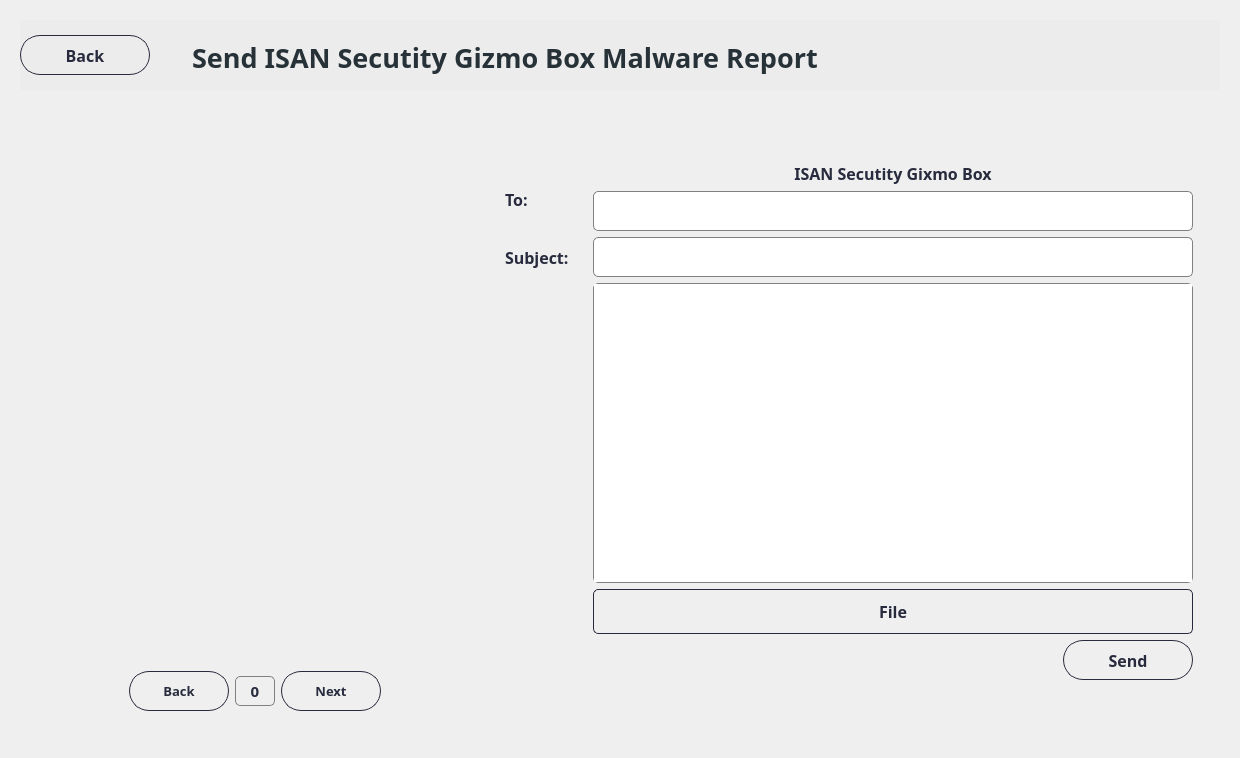
      <widget class="QWidget" name="page_malware_email">
       <layout class="QHBoxLayout" name="horizontalLayout_66">
        <item>
         <widget class="QWidget" name="widget_131" native="true">
          <property name="styleSheet">
           <string notr="true">QWidget#widget_140,
QWidget#widget_143{
    border: 1px solid rgb(237, 236, 237); /* Set the &quot;groove&quot; border style for the specific widgets */
	background-color: rgb(237, 236, 237);
}
</string>
          </property>
          <layout class="QVBoxLayout" name="verticalLayout_60">
           <property name="spacing">
            <number>30</number>
           </property>
           <item>
            <widget class="QWidget" name="widget_143" native="true">
             <property name="minimumSize">
              <size>
               <width>1200</width>
               <height>70</height>
              </size>
             </property>
             <property name="maximumSize">
              <size>
               <width>16777215</width>
               <height>70</height>
              </size>
             </property>
             <property name="styleSheet">
              <string notr="true"/>
             </property>
             <widget class="QWidget" name="widget_144" native="true">
              <property name="geometry">
               <rect>
                <x>0</x>
                <y>5</y>
                <width>152</width>
                <height>60</height>
               </rect>
              </property>
              <property name="minimumSize">
               <size>
                <width>0</width>
                <height>60</height>
               </size>
              </property>
              <property name="maximumSize">
               <size>
                <width>16777215</width>
                <height>60</height>
               </size>
              </property>
              <property name="styleSheet">
               <string notr="true">color:rgb(65,155,249);
background-color: rgb(237, 236, 237);
border-radius: 20px;</string>
              </property>
              <layout class="QHBoxLayout" name="horizontalLayout_73">
               <item alignment="Qt::AlignLeft">
                <widget class="QPushButton" name="btn_backEmail_malware">
                 <property name="minimumSize">
                  <size>
                   <width>130</width>
                   <height>40</height>
                  </size>
                 </property>
                 <property name="maximumSize">
                  <size>
                   <width>130</width>
                   <height>40</height>
                  </size>
                 </property>
                 <property name="font">
                  <font>
                   <family>Barlow</family>
                   <pointsize>12</pointsize>
                   <weight>75</weight>
                   <bold>true</bold>
                  </font>
                 </property>
                 <property name="cursor">
                  <cursorShape>PointingHandCursor</cursorShape>
                 </property>
                 <property name="styleSheet">
                  <string notr="true">QPushButton {    
    border: 1px solid rgba(40,43,61,255) ;
    border-radius: 20px;
    padding: 5px 10px;
	color: rgba(40,43,61,255) ;
}

QPushButton:hover {
    background-color: ;
}
</string>
                 </property>
                 <property name="text">
                  <string>Back</string>
                 </property>
                 <property name="icon">
                  <iconset>
                   <normaloff>../icons/icons8-go-back-45.png</normaloff>../icons/icons8-go-back-45.png</iconset>
                 </property>
                 <property name="iconSize">
                  <size>
                   <width>35</width>
                   <height>35</height>
                  </size>
                 </property>
                </widget>
               </item>
              </layout>
             </widget>
             <widget class="QLabel" name="label_headofEmail_malware">
              <property name="geometry">
               <rect>
                <x>152</x>
                <y>15</y>
                <width>900</width>
                <height>45</height>
               </rect>
              </property>
              <property name="minimumSize">
               <size>
                <width>900</width>
                <height>45</height>
               </size>
              </property>
              <property name="maximumSize">
               <size>
                <width>16777215</width>
                <height>16777215</height>
               </size>
              </property>
              <property name="font">
               <font>
                <family>Barlow</family>
                <pointsize>20</pointsize>
                <weight>75</weight>
                <bold>true</bold>
               </font>
              </property>
              <property name="styleSheet">
               <string notr="true">color: rgb(38, 50, 56);</string>
              </property>
              <property name="text">
               <string>Send ISAN Secutity Gizmo Box Malware Report</string>
              </property>
              <property name="alignment">
               <set>Qt::AlignLeading|Qt::AlignLeft|Qt::AlignVCenter</set>
              </property>
              <property name="margin">
               <number>0</number>
              </property>
              <property name="indent">
               <number>20</number>
              </property>
             </widget>
            </widget>
           </item>
           <item>
            <widget class="QWidget" name="widget_145" native="true">
             <property name="font">
              <font>
               <family>Bahnschrift SemiBold</family>
               <pointsize>12</pointsize>
               <weight>75</weight>
               <bold>true</bold>
              </font>
             </property>
             <layout class="QHBoxLayout" name="horizontalLayout_74">
              <item>
               <widget class="QWidget" name="widget_133" native="true">
                <layout class="QVBoxLayout" name="verticalLayout_72">
                 <item>
                  <widget class="QWidget" name="widget_146" native="true">
                   <layout class="QHBoxLayout" name="horizontalLayout_75">
                    <item>
                     <widget class="QLabel" name="label_Report_malware">
                      <property name="minimumSize">
                       <size>
                        <width>400</width>
                        <height>500</height>
                       </size>
                      </property>
                      <property name="maximumSize">
                       <size>
                        <width>400</width>
                        <height>500</height>
                       </size>
                      </property>
                      <property name="font">
                       <font>
                        <family>Barlow</family>
                       </font>
                      </property>
                      <property name="text">
                       <string/>
                      </property>
                      <property name="pixmap">
                       <pixmap>../../../../../../.designer/backup/C:/Users/kanja/OneDrive/Pictures/Screenshots/Screenshot 2023-10-16 152325.png</pixmap>
                      </property>
                      <property name="scaledContents">
                       <bool>true</bool>
                      </property>
                     </widget>
                    </item>
                   </layout>
                  </widget>
                 </item>
                 <item alignment="Qt::AlignHCenter|Qt::AlignTop">
                  <widget class="QWidget" name="widget_147" native="true">
                   <layout class="QHBoxLayout" name="horizontalLayout_76">
                    <item>
                     <widget class="QPushButton" name="btn_backReport_malware">
                      <property name="minimumSize">
                       <size>
                        <width>100</width>
                        <height>40</height>
                       </size>
                      </property>
                      <property name="maximumSize">
                       <size>
                        <width>100</width>
                        <height>40</height>
                       </size>
                      </property>
                      <property name="font">
                       <font>
                        <family>Barlow</family>
                        <pointsize>10</pointsize>
                        <weight>75</weight>
                        <bold>true</bold>
                       </font>
                      </property>
                      <property name="cursor">
                       <cursorShape>PointingHandCursor</cursorShape>
                      </property>
                      <property name="styleSheet">
                       <string notr="true">QPushButton {    
    border: 1px solid rgba(40,43,61,255) ;
    border-radius: 20px;
    padding: 5px 10px;
	color: rgba(40,43,61,255) ;
}

QPushButton:hover {
    background-color: ;
}
</string>
                      </property>
                      <property name="text">
                       <string>Back</string>
                      </property>
                      <property name="icon">
                       <iconset>
                        <normaloff>../../../../../../.designer/backup/C:/Users/kanja/Downloads/icon_back.png</normaloff>../../../../../../.designer/backup/C:/Users/kanja/Downloads/icon_back.png</iconset>
                      </property>
                      <property name="iconSize">
                       <size>
                        <width>35</width>
                        <height>35</height>
                       </size>
                      </property>
                     </widget>
                    </item>
                    <item>
                     <widget class="QLabel" name="label_countPageReport_malware">
                      <property name="minimumSize">
                       <size>
                        <width>40</width>
                        <height>30</height>
                       </size>
                      </property>
                      <property name="maximumSize">
                       <size>
                        <width>40</width>
                        <height>30</height>
                       </size>
                      </property>
                      <property name="font">
                       <font>
                        <family>Barlow</family>
                        <pointsize>11</pointsize>
                        <weight>75</weight>
                        <bold>true</bold>
                       </font>
                      </property>
                      <property name="styleSheet">
                       <string notr="true">QLabel {
  border: 1px solid gray;
  color: rgba(40,43,61,255);
  border-radius: 5px;
}

</string>
                      </property>
                      <property name="text">
                       <string>0</string>
                      </property>
                      <property name="alignment">
                       <set>Qt::AlignCenter</set>
                      </property>
                     </widget>
                    </item>
                    <item>
                     <widget class="QPushButton" name="btn_nextReport_malware">
                      <property name="minimumSize">
                       <size>
                        <width>100</width>
                        <height>40</height>
                       </size>
                      </property>
                      <property name="maximumSize">
                       <size>
                        <width>100</width>
                        <height>40</height>
                       </size>
                      </property>
                      <property name="font">
                       <font>
                        <family>Barlow</family>
                        <pointsize>10</pointsize>
                        <weight>75</weight>
                        <bold>true</bold>
                       </font>
                      </property>
                      <property name="cursor">
                       <cursorShape>PointingHandCursor</cursorShape>
                      </property>
                      <property name="layoutDirection">
                       <enum>Qt::RightToLeft</enum>
                      </property>
                      <property name="styleSheet">
                       <string notr="true">QPushButton {    
    border: 1px solid rgba(40,43,61,255) ;
    border-radius: 20px;
    padding: 5px 10px;
	color: rgba(40,43,61,255) ;
}

QPushButton:hover {
    background-color: ;
}
</string>
                      </property>
                      <property name="text">
                       <string>Next</string>
                      </property>
                      <property name="icon">
                       <iconset>
                        <normaloff>../../../../../../.designer/backup/C:/Users/kanja/Downloads/icon_next.png</normaloff>../../../../../../.designer/backup/C:/Users/kanja/Downloads/icon_next.png</iconset>
                      </property>
                      <property name="iconSize">
                       <size>
                        <width>35</width>
                        <height>35</height>
                       </size>
                      </property>
                     </widget>
                    </item>
                   </layout>
                  </widget>
                 </item>
                </layout>
               </widget>
              </item>
              <item>
               <widget class="QWidget" name="widget_148" native="true">
                <property name="minimumSize">
                 <size>
                  <width>100</width>
                  <height>570</height>
                 </size>
                </property>
                <property name="maximumSize">
                 <size>
                  <width>16777215</width>
                  <height>570</height>
                 </size>
                </property>
                <property name="styleSheet">
                 <string notr="true"/>
                </property>
                <layout class="QHBoxLayout" name="horizontalLayout_77">
                 <item alignment="Qt::AlignRight|Qt::AlignTop">
                  <widget class="QWidget" name="widget_149" native="true">
                   <property name="minimumSize">
                    <size>
                     <width>0</width>
                     <height>150</height>
                    </size>
                   </property>
                   <property name="maximumSize">
                    <size>
                     <width>16777215</width>
                     <height>150</height>
                    </size>
                   </property>
                   <layout class="QVBoxLayout" name="verticalLayout_66">
                    <item>
                     <widget class="QLabel" name="label_to_malware">
                      <property name="minimumSize">
                       <size>
                        <width>0</width>
                        <height>0</height>
                       </size>
                      </property>
                      <property name="maximumSize">
                       <size>
                        <width>16777215</width>
                        <height>30</height>
                       </size>
                      </property>
                      <property name="font">
                       <font>
                        <family>Barlow</family>
                        <pointsize>12</pointsize>
                        <weight>75</weight>
                        <bold>true</bold>
                       </font>
                      </property>
                      <property name="styleSheet">
                       <string notr="true">color: rgba(40,43,61,255) ;</string>
                      </property>
                      <property name="text">
                       <string>To:</string>
                      </property>
                     </widget>
                    </item>
                    <item>
                     <widget class="QLabel" name="label_subject_malware">
                      <property name="minimumSize">
                       <size>
                        <width>0</width>
                        <height>0</height>
                       </size>
                      </property>
                      <property name="maximumSize">
                       <size>
                        <width>16777215</width>
                        <height>30</height>
                       </size>
                      </property>
                      <property name="font">
                       <font>
                        <family>Barlow</family>
                        <pointsize>12</pointsize>
                        <weight>75</weight>
                        <bold>true</bold>
                       </font>
                      </property>
                      <property name="styleSheet">
                       <string notr="true">color: rgba(40,43,61,255) ;</string>
                      </property>
                      <property name="text">
                       <string>Subject:</string>
                      </property>
                     </widget>
                    </item>
                   </layout>
                  </widget>
                 </item>
                 <item alignment="Qt::AlignLeft|Qt::AlignTop">
                  <widget class="QWidget" name="widget_150" native="true">
                   <property name="font">
                    <font>
                     <family>Barlow</family>
                    </font>
                   </property>
                   <layout class="QVBoxLayout" name="verticalLayout_11">
                    <item>
                     <widget class="QLabel" name="label_header_email_malware">
                      <property name="font">
                       <font>
                        <family>Barlow</family>
                        <pointsize>12</pointsize>
                        <weight>75</weight>
                        <bold>true</bold>
                       </font>
                      </property>
                      <property name="styleSheet">
                       <string notr="true">color: rgba(40,43,61,255) ;</string>
                      </property>
                      <property name="text">
                       <string>ISAN Secutity Gixmo Box</string>
                      </property>
                      <property name="alignment">
                       <set>Qt::AlignCenter</set>
                      </property>
                     </widget>
                    </item>
                    <item>
                     <widget class="QLineEdit" name="lineEdit_to_email_malware">
                      <property name="minimumSize">
                       <size>
                        <width>600</width>
                        <height>40</height>
                       </size>
                      </property>
                      <property name="maximumSize">
                       <size>
                        <width>600</width>
                        <height>40</height>
                       </size>
                      </property>
                      <property name="font">
                       <font>
                        <family>Barlow</family>
                       </font>
                      </property>
                      <property name="styleSheet">
                       <string notr="true">QLineEdit {
  border: 1px solid gray;
  color: rgba(40,43,61,255);
  border-radius: 5px;
}

QLineEdit:hover {
  border: 2px solid;
  border-color: rgba(0,143,255,255);
}
QLineEdit:focus {
  border: 1px solid;
  border-color: rgba(88,199,141,255);
}
</string>
                      </property>
                     </widget>
                    </item>
                    <item>
                     <widget class="QLineEdit" name="lineEdit_subject_email_malware">
                      <property name="minimumSize">
                       <size>
                        <width>600</width>
                        <height>40</height>
                       </size>
                      </property>
                      <property name="maximumSize">
                       <size>
                        <width>600</width>
                        <height>40</height>
                       </size>
                      </property>
                      <property name="font">
                       <font>
                        <family>Barlow</family>
                       </font>
                      </property>
                      <property name="styleSheet">
                       <string notr="true">QLineEdit {
  border: 1px solid gray;
  color: rgba(40,43,61,255);
  border-radius: 5px;
}

QLineEdit:hover {
  border: 2px solid;
  border-color: rgba(0,143,255,255);
}
QLineEdit:focus {
  border: 1px solid;
  border-color: rgba(88,199,141,255);
}
</string>
                      </property>
                     </widget>
                    </item>
                    <item>
                     <widget class="QTextEdit" name="textEdit_body_email_malware">
                      <property name="minimumSize">
                       <size>
                        <width>0</width>
                        <height>300</height>
                       </size>
                      </property>
                      <property name="font">
                       <font>
                        <family>Barlow</family>
                       </font>
                      </property>
                      <property name="styleSheet">
                       <string notr="true">QTextEdit {
  border: 1px solid gray;
  color: rgba(40,43,61,255);
  border-radius: 5px;
}

QTextEdit:hover {
  border: 2px solid;
  border-color: rgba(0,143,255,255);
}
QTextEdit:focus {
  border: 1px solid;
  border-color: rgba(88,199,141,255);
}
</string>
                      </property>
                     </widget>
                    </item>
                    <item>
                     <widget class="QPushButton" name="btn_file_email_malware">
                      <property name="minimumSize">
                       <size>
                        <width>600</width>
                        <height>45</height>
                       </size>
                      </property>
                      <property name="maximumSize">
                       <size>
                        <width>600</width>
                        <height>45</height>
                       </size>
                      </property>
                      <property name="font">
                       <font>
                        <family>Barlow</family>
                        <pointsize>12</pointsize>
                        <weight>75</weight>
                        <bold>true</bold>
                       </font>
                      </property>
                      <property name="styleSheet">
                       <string notr="true">QPushButton {    
    border: 1px solid rgba(40,43,61,255) ;
    border-radius: 5px;
    padding: 5px 10px;
	color: rgba(40,43,61,255) ;
}

QPushButton:hover {
    background-color: ;
}
</string>
                      </property>
                      <property name="text">
                       <string>File</string>
                      </property>
                     </widget>
                    </item>
                    <item alignment="Qt::AlignRight">
                     <widget class="QPushButton" name="btn_sendReport_email_malware">
                      <property name="minimumSize">
                       <size>
                        <width>130</width>
                        <height>40</height>
                       </size>
                      </property>
                      <property name="maximumSize">
                       <size>
                        <width>130</width>
                        <height>40</height>
                       </size>
                      </property>
                      <property name="font">
                       <font>
                        <family>Barlow</family>
                        <pointsize>12</pointsize>
                        <weight>75</weight>
                        <bold>true</bold>
                       </font>
                      </property>
                      <property name="cursor">
                       <cursorShape>PointingHandCursor</cursorShape>
                      </property>
                      <property name="styleSheet">
                       <string notr="true">QPushButton {    
    border: 1px solid rgba(40,43,61,255) ;
    border-radius: 20px;
    padding: 5px 10px;
	color: rgba(40,43,61,255) ;
}

QPushButton:hover {
    background-color: ;
}
</string>
                      </property>
                      <property name="text">
                       <string>Send</string>
                      </property>
                     </widget>
                    </item>
                   </layout>
                  </widget>
                 </item>
                </layout>
               </widget>
              </item>
             </layout>
            </widget>
           </item>
          </layout>
         </widget>
        </item>
       </layout>
      </widget>
